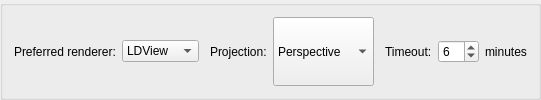
        <widget class="QGroupBox" name="preferredRendererGrpBox">
         <property name="sizePolicy">
          <sizepolicy hsizetype="Preferred" vsizetype="Preferred">
           <horstretch>0</horstretch>
           <verstretch>0</verstretch>
          </sizepolicy>
         </property>
         <property name="title">
          <string/>
         </property>
         <layout class="QHBoxLayout" name="horizontalLayout_7">
          <item>
           <widget class="QLabel" name="label_4">
            <property name="sizePolicy">
             <sizepolicy hsizetype="Fixed" vsizetype="Preferred">
              <horstretch>0</horstretch>
              <verstretch>0</verstretch>
             </sizepolicy>
            </property>
            <property name="text">
             <string>Preferred renderer:</string>
            </property>
           </widget>
          </item>
          <item>
           <widget class="QComboBox" name="preferredRenderer">
            <item>
             <property name="text">
              <string>LDView</string>
             </property>
            </item>
            <item>
             <property name="text">
              <string>POVRay</string>
             </property>
            </item>
            <item>
             <property name="text">
              <string>LDGLite</string>
             </property>
            </item>
           </widget>
          </item>
          <item>
           <spacer name="horizontalSpacer">
            <property name="orientation">
             <enum>Qt::Orientation::Horizontal</enum>
            </property>
            <property name="sizeHint" stdset="0">
             <size>
              <width>5</width>
              <height>20</height>
             </size>
            </property>
           </spacer>
          </item>
          <item>
           <widget class="QLabel" name="label">
            <property name="text">
             <string>Projection:</string>
            </property>
           </widget>
          </item>
          <item>
           <widget class="QComboBox" name="projectionCombo">
            <property name="sizePolicy">
             <sizepolicy hsizetype="Preferred" vsizetype="Preferred">
              <horstretch>0</horstretch>
              <verstretch>0</verstretch>
             </sizepolicy>
            </property>
            <item>
             <property name="text">
              <string>Perspective</string>
             </property>
            </item>
            <item>
             <property name="text">
              <string>Orthographic</string>
             </property>
            </item>
           </widget>
          </item>
          <item>
           <spacer name="horizontalSpacer_7">
            <property name="orientation">
             <enum>Qt::Orientation::Horizontal</enum>
            </property>
            <property name="sizeHint" stdset="0">
             <size>
              <width>5</width>
              <height>20</height>
             </size>
            </property>
           </spacer>
          </item>
          <item>
           <widget class="QLabel" name="label_9">
            <property name="sizePolicy">
             <sizepolicy hsizetype="Fixed" vsizetype="Preferred">
              <horstretch>0</horstretch>
              <verstretch>0</verstretch>
             </sizepolicy>
            </property>
            <property name="contextMenuPolicy">
             <enum>Qt::ContextMenuPolicy::PreventContextMenu</enum>
            </property>
            <property name="toolTip">
             <string>Set the renderer 'wait for finish' process time in minutes. -1 will not timeout.</string>
            </property>
            <property name="text">
             <string>Timeout:</string>
            </property>
           </widget>
          </item>
          <item>
           <widget class="QSpinBox" name="rendererTimeout">
            <property name="toolTip">
             <string>Set the renderer 'wait for finish' process time in minutes. -1 will not timeout.</string>
            </property>
            <property name="minimum">
             <number>-1</number>
            </property>
            <property name="value">
             <number>6</number>
            </property>
           </widget>
          </item>
          <item>
           <widget class="QLabel" name="label_35">
            <property name="text">
             <string>minutes</string>
            </property>
           </widget>
          </item>
         </layout>
        </widget>
